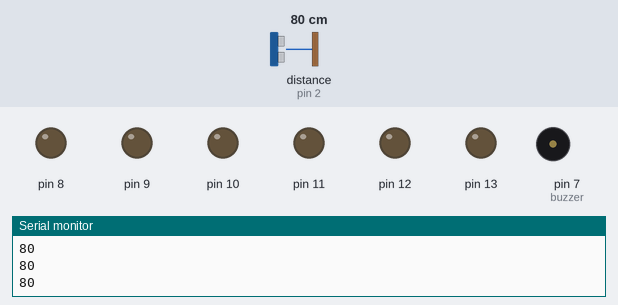
A sketch run on a simulated Arduino Uno, built with avr-gcc and run on an emulated ATmega328P. Shown: output pins drawn as LEDs (lit = HIGH), buzzer (waves = sounding), the last lines printed to the serial monitor. Wiring (inferred from the names in the program): ultrasonic range finder: trigger pin 3; echo pin 2. Inputs (shaded band) come from the test bench; at power-on: distance to the obstacle (sensor on pin 2) 80 cm. The echo pulse lasts 58.3 µs per cm; pins used as bus, display or sensor lines are not drawn.

Above: at 1.2 s.
1.3 s: distance to the obstacle (sensor on pin 2) set to 66 cm
2.8 s: distance to the obstacle (sensor on pin 2) set to 57 cm
At 2.95 s:
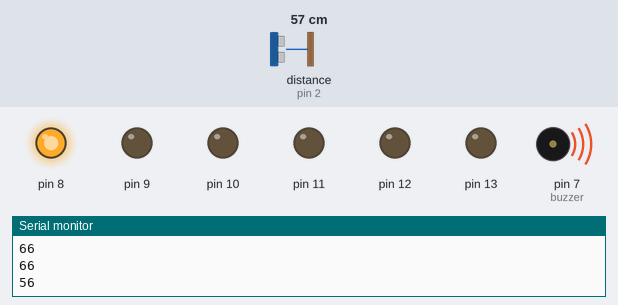
5.8 s: distance to the obstacle (sensor on pin 2) set to 45 cm
At 5.95 s:
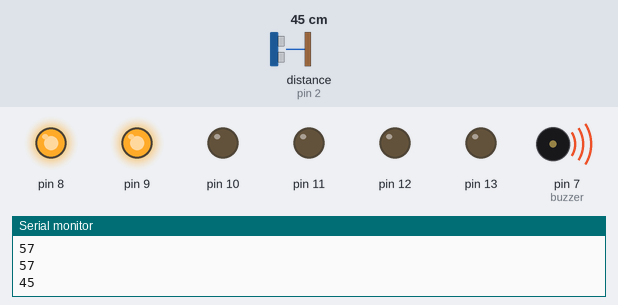
8.8 s: distance to the obstacle (sensor on pin 2) set to 36 cm
At 8.94 s:
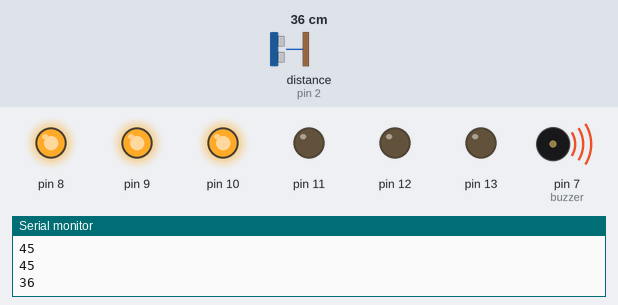
11.8 s: distance to the obstacle (sensor on pin 2) set to 18 cm
At 12.11 s:
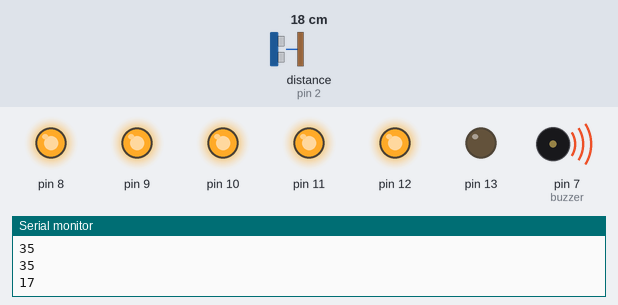
14.8 s: distance to the obstacle (sensor on pin 2) set to 35 cm
At 15.19 s:
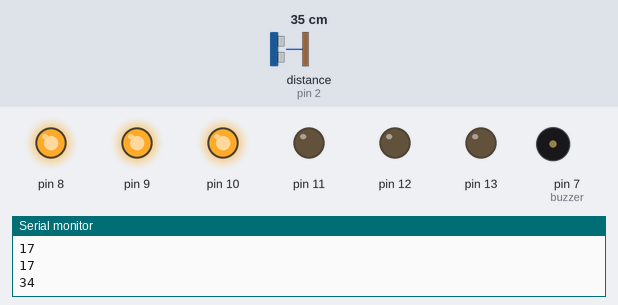
Timing chart, 0 to 18.8 s (numbered marks = the images above; inputs shaded):
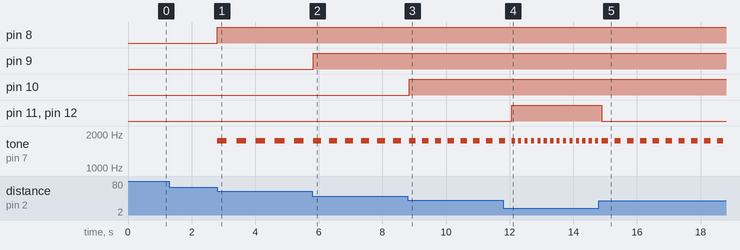

The sketch:

ultrasonic_led_buzzer_alert.ino
```cpp
// Define pins for ultrasonic sensor and buzzer
const int TRIG = 3, ECHO = 2, buzzer = 7;

// Variables to store buzzer blink interval and distance
unsigned int interval, distance;

void setup() {
  Serial.begin(9600);      // Start serial communication for monitoring

  pinMode(TRIG, OUTPUT);   // Set TRIG pin as output to send pulse
  pinMode(ECHO, INPUT);    // Set ECHO pin as input to receive echo
  pinMode(buzzer, OUTPUT); // Set buzzer pin as output

  // Set LED pins (8 to 13) as output
  pinMode(8, OUTPUT);
  pinMode(9, OUTPUT);
  pinMode(10, OUTPUT);
  pinMode(11, OUTPUT);
  pinMode(12, OUTPUT);
  pinMode(13, OUTPUT);
}

void loop() {
  // Call the function to measure distance
  distance = measure_distance(TRIG, ECHO);

  Serial.println(distance); // Display measured distance in serial monitor

  // If distance is less than or equal to 10cm, max alert
  if (distance <= 10) {
    // Turn on all LEDs for alert
    digitalWrite(13, HIGH);
    digitalWrite(12, HIGH);
    digitalWrite(11, HIGH);
    digitalWrite(10, HIGH);
    digitalWrite(9, HIGH);
    digitalWrite(8, HIGH);
    tone(buzzer, 1750); // Turn on buzzer at 1750 Hz
  }
  // If distance is greater than 60cm, turn everything off
  else if (distance > 60) {
    digitalWrite(13, LOW);
    digitalWrite(12, LOW);
    digitalWrite(11, LOW);
    digitalWrite(10, LOW);
    digitalWrite(9, LOW);
    digitalWrite(8, LOW);
    noTone(buzzer); // Turn off buzzer
  }
  // If distance is between 11cm and 60cm
  else {
    // Turn on LEDs gradually based on proximity
    if (distance <= 20) {
      digitalWrite(13, LOW);
      digitalWrite(12, HIGH);
      digitalWrite(11, HIGH);
      digitalWrite(10, HIGH);
      digitalWrite(9, HIGH);
      digitalWrite(8, HIGH);
      interval = 100; // Fast buzzer beep
    } else if (distance <= 30) {
      digitalWrite(13, LOW);
      digitalWrite(12, LOW);
      digitalWrite(11, HIGH);
      digitalWrite(10, HIGH);
      digitalWrite(9, HIGH);
      digitalWrite(8, HIGH);
      interval = 150;
    } else if (distance <= 40) {
      digitalWrite(13, LOW);
      digitalWrite(12, LOW);
      digitalWrite(11, LOW);
      digitalWrite(10, HIGH);
      digitalWrite(9, HIGH);
      digitalWrite(8, HIGH);
      interval = 200;
    } else if (distance <= 50) {
      digitalWrite(13, LOW);
      digitalWrite(12, LOW);
      digitalWrite(11, LOW);
      digitalWrite(10, LOW);
      digitalWrite(9, HIGH);
      digitalWrite(8, HIGH);
      interval = 250;
    } else if (distance <= 60) {
      digitalWrite(13, LOW);
      digitalWrite(12, LOW);
      digitalWrite(11, LOW);
      digitalWrite(10, LOW);
      digitalWrite(9, LOW);
      digitalWrite(8, HIGH);
      interval = 300;
    }

    // Blink buzzer at defined interval
    tone(buzzer, 1750);   // Turn on buzzer
    delay(interval);      // Wait for interval
    noTone(buzzer);       // Turn off buzzer
    delay(interval);      // Wait again
  }
}

// Function to send ultrasonic pulse and calculate distance
int measure_distance(int trig_pin, int echo_pin) {
  digitalWrite(trig_pin, LOW);       // Ensure TRIG is low
  delayMicroseconds(2);              // Short pause for stability
  digitalWrite(trig_pin, HIGH);      // Send 10µs pulse
  delayMicroseconds(10);
  digitalWrite(trig_pin, LOW);       // End pulse

  // pulseIn returns time (µs) ECHO stayed high
  // Divide by 58 to convert time to distance in cm
  return pulseIn(echo_pin, HIGH) / 58;
}
```

Measured:
- the behaviour switches between 61 and 60 cm on distance to the obstacle (sensor on pin 2) (found by bisection; images 0 and 1)
- the behaviour switches between 51 and 50 cm on distance to the obstacle (sensor on pin 2) (found by bisection; images 1 and 2)
- the behaviour switches between 41 and 40 cm on distance to the obstacle (sensor on pin 2) (found by bisection; images 2 and 3)
- after the input at 2.8 s, pin 8: LOW → HIGH at once; tone on pin 7 (buzzer): alternates 1750 Hz for 0.30 s and silent for 0.30 s, starting at once
- after the input at 5.8 s, pin 9: LOW → HIGH at once
- after the input at 8.8 s, pin 10: LOW → HIGH after 0.05 s
- after the input at 11.8 s, pin 11, pin 12: LOW → HIGH after 0.27 s
- after the input at 14.8 s, pin 11, pin 12: HIGH → LOW after 0.09 s; tone on pin 7 (buzzer): alternates 1750 Hz for 0.20 s and silent for 0.20 s, starting after 0.29 s
